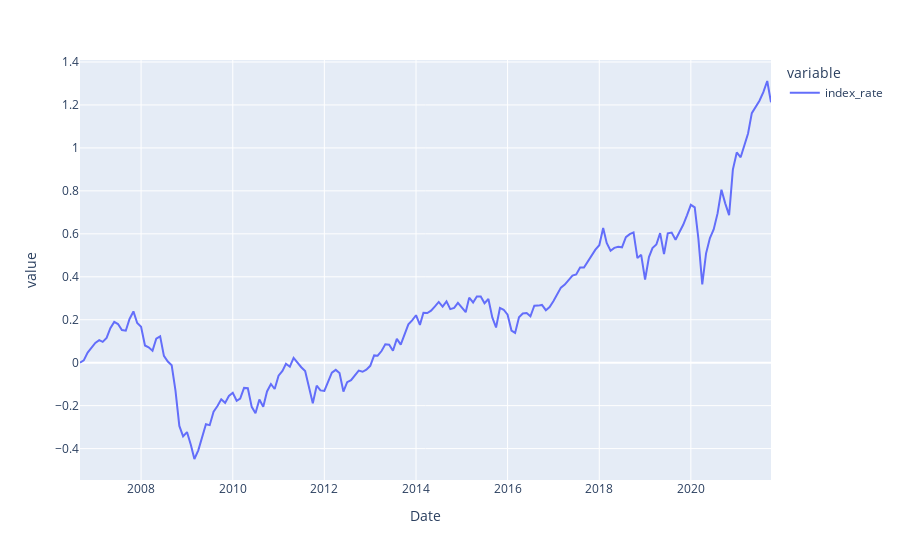

Notebook source saved alongside this figure:
### Code cell
df_plot = pd.DataFrame(index=df.index)

df_plot['index_rate'] = index_rate

fig = px.line(df_plot)
fig.show('svg')

### Figure 1 — Plotly figure (JSON) as saved in the notebook; plotly's stock layout.template omitted (floating-point values rounded to 4 significant figures; data arrays with more than 128 entries replaced by an {"elided": "..."} marker saying what was removed)
{"data": [{"hovertemplate": "variable=index_rate<br>Date=%{x}<br>value=%{y}<extra></extra>", "legendgroup": "index_rate", "line": {"color": "#636efa", "dash": "solid"}, "marker": {"symbol": "circle"}, "mode": "lines", "name": "index_rate", "orientation": "v", "showlegend": true, "type": "scatter", "x": {"elided": "182 str values"}, "xaxis": "x", "y": {"elided": "182 float values"}, "yaxis": "y"}], "layout": {"legend": {"title": {"text": "variable"}, "tracegroupgap": 0}, "margin": {"t": 60}, "xaxis": {"anchor": "y", "domain": [0, 1], "title": {"text": "Date"}}, "yaxis": {"anchor": "x", "domain": [0, 1], "title": {"text": "value"}}}}
